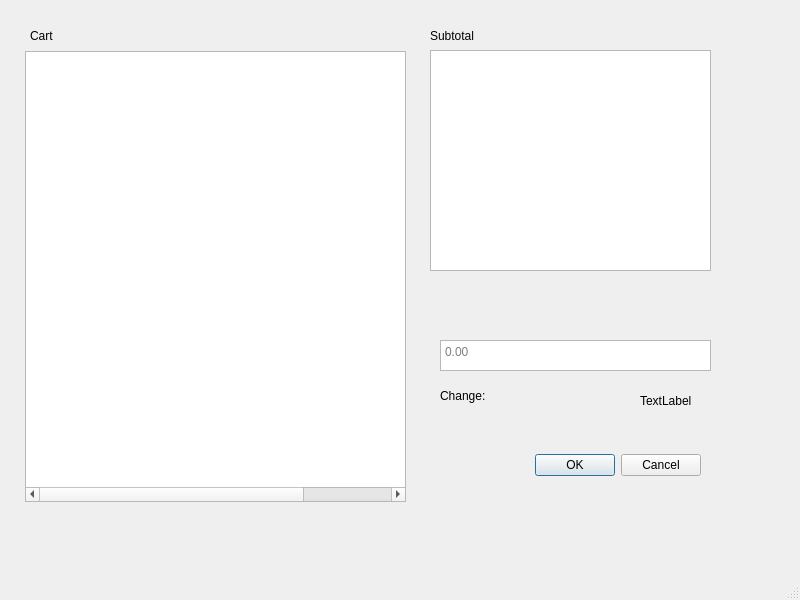
<?xml version="1.0" encoding="UTF-8"?>
<ui version="4.0">
 <class>Checkout</class>
 <widget class="QMainWindow" name="Checkout">
  <property name="geometry">
   <rect>
    <x>0</x>
    <y>0</y>
    <width>800</width>
    <height>600</height>
   </rect>
  </property>
  <property name="windowTitle">
   <string>Checkout</string>
  </property>
  <widget class="QWidget" name="centralwidget">
   <widget class="QTableWidget" name="tableWidget">
    <property name="geometry">
     <rect>
      <x>25</x>
      <y>51</y>
      <width>381</width>
      <height>451</height>
     </rect>
    </property>
    <property name="editTriggers">
     <set>QAbstractItemView::NoEditTriggers</set>
    </property>
    <property name="tabKeyNavigation">
     <bool>false</bool>
    </property>
    <property name="showDropIndicator" stdset="0">
     <bool>false</bool>
    </property>
    <property name="dragDropOverwriteMode">
     <bool>false</bool>
    </property>
    <property name="rowCount">
     <number>0</number>
    </property>
    <property name="columnCount">
     <number>4</number>
    </property>
    <attribute name="horizontalHeaderVisible">
     <bool>false</bool>
    </attribute>
    <column>
     <property name="text">
      <string>Name</string>
     </property>
    </column>
    <column>
     <property name="text">
      <string>Unit Price</string>
     </property>
    </column>
    <column>
     <property name="text">
      <string>Amount</string>
     </property>
    </column>
    <column>
     <property name="text">
      <string>Total</string>
     </property>
    </column>
   </widget>
   <widget class="QListWidget" name="listWidget">
    <property name="geometry">
     <rect>
      <x>430</x>
      <y>50</y>
      <width>281</width>
      <height>221</height>
     </rect>
    </property>
    <property name="currentRow">
     <number>-1</number>
    </property>
   </widget>
   <widget class="QDialogButtonBox" name="buttonBox">
    <property name="geometry">
     <rect>
      <x>460</x>
      <y>430</y>
      <width>241</width>
      <height>71</height>
     </rect>
    </property>
    <property name="standardButtons">
     <set>QDialogButtonBox::Cancel|QDialogButtonBox::Ok</set>
    </property>
    <property name="centerButtons">
     <bool>false</bool>
    </property>
   </widget>
   <widget class="QLabel" name="label">
    <property name="geometry">
     <rect>
      <x>30</x>
      <y>26</y>
      <width>141</width>
      <height>20</height>
     </rect>
    </property>
    <property name="text">
     <string>Cart</string>
    </property>
   </widget>
   <widget class="QLabel" name="label_2">
    <property name="geometry">
     <rect>
      <x>430</x>
      <y>20</y>
      <width>81</width>
      <height>31</height>
     </rect>
    </property>
    <property name="text">
     <string>Subtotal</string>
    </property>
   </widget>
   <widget class="QTextEdit" name="textEdit">
    <property name="geometry">
     <rect>
      <x>440</x>
      <y>340</y>
      <width>271</width>
      <height>31</height>
     </rect>
    </property>
    <property name="mouseTracking">
     <bool>false</bool>
    </property>
    <property name="layoutDirection">
     <enum>Qt::LeftToRight</enum>
    </property>
    <property name="locale">
     <locale language="English" country="UnitedStates"/>
    </property>
    <property name="html">
     <string>&lt;!DOCTYPE HTML PUBLIC &quot;-//W3C//DTD HTML 4.0//EN&quot; &quot;http://www.w3.org/TR/REC-html40/strict.dtd&quot;&gt;
&lt;html&gt;&lt;head&gt;&lt;meta name=&quot;qrichtext&quot; content=&quot;1&quot; /&gt;&lt;style type=&quot;text/css&quot;&gt;
p, li { white-space: pre-wrap; }
&lt;/style&gt;&lt;/head&gt;&lt;body style=&quot; font-family:'SimSun'; font-size:9pt; font-weight:400; font-style:normal;&quot;&gt;
&lt;p style=&quot;-qt-paragraph-type:empty; margin-top:0px; margin-bottom:0px; margin-left:0px; margin-right:0px; -qt-block-indent:0; text-indent:0px;&quot;&gt;&lt;br /&gt;&lt;/p&gt;&lt;/body&gt;&lt;/html&gt;</string>
    </property>
    <property name="acceptRichText">
     <bool>false</bool>
    </property>
    <property name="textInteractionFlags">
     <set>Qt::TextSelectableByKeyboard|Qt::TextSelectableByMouse</set>
    </property>
    <property name="placeholderText">
     <string>0.00</string>
    </property>
   </widget>
   <widget class="QLabel" name="label_3">
    <property name="geometry">
     <rect>
      <x>440</x>
      <y>380</y>
      <width>81</width>
      <height>31</height>
     </rect>
    </property>
    <property name="text">
     <string>Change:</string>
    </property>
   </widget>
   <widget class="QLabel" name="label_4">
    <property name="geometry">
     <rect>
      <x>640</x>
      <y>390</y>
      <width>71</width>
      <height>21</height>
     </rect>
    </property>
    <property name="text">
     <string>TextLabel</string>
    </property>
   </widget>
  </widget>
  <widget class="QMenuBar" name="menubar">
   <property name="geometry">
    <rect>
     <x>0</x>
     <y>0</y>
     <width>800</width>
     <height>23</height>
    </rect>
   </property>
  </widget>
  <widget class="QStatusBar" name="statusbar"/>
 </widget>
 <resources/>
 <connections>
  <connection>
   <sender>buttonBox</sender>
   <signal>rejected()</signal>
   <receiver>Checkout</receiver>
   <slot>close()</slot>
   <hints>
    <hint type="sourcelabel">
     <x>607</x>
     <y>479</y>
    </hint>
    <hint type="destinationlabel">
     <x>623</x>
     <y>427</y>
    </hint>
   </hints>
  </connection>
 </connections>
</ui>
